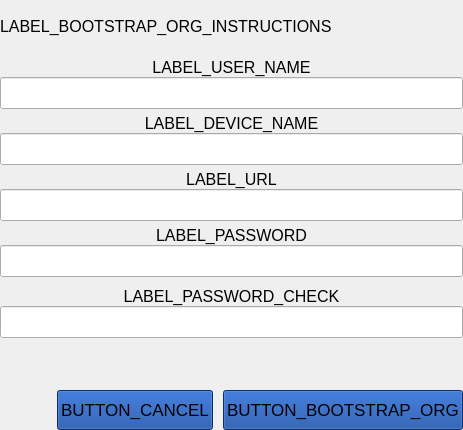
<?xml version="1.0" encoding="UTF-8"?>
<ui version="4.0">
 <class>BootstrapOrganizationWidget</class>
 <widget class="QWidget" name="BootstrapOrganizationWidget">
  <property name="geometry">
   <rect>
    <x>0</x>
    <y>0</y>
    <width>463</width>
    <height>430</height>
   </rect>
  </property>
  <property name="windowTitle">
   <string>Form</string>
  </property>
  <property name="styleSheet">
   <string notr="true">#button_bootstrap,
#button_cancel
{
background-color: rgb(12, 65, 156);
height: 32px;
}

#button_bootstrap:pressed,
#button_cancel:pressed
{
background-color: rgb(32, 85, 176);
}

#button_bootstrap:disabled,
#button_cancel:disabled
{
background-color: rgb(112, 112, 112);
color: rgb(255, 255, 255);
}</string>
  </property>
  <layout class="QVBoxLayout" name="verticalLayout_4">
   <property name="leftMargin">
    <number>0</number>
   </property>
   <property name="topMargin">
    <number>0</number>
   </property>
   <property name="rightMargin">
    <number>0</number>
   </property>
   <property name="bottomMargin">
    <number>0</number>
   </property>
   <item>
    <widget class="QLabel" name="label_9">
     <property name="sizePolicy">
      <sizepolicy hsizetype="Preferred" vsizetype="Minimum">
       <horstretch>0</horstretch>
       <verstretch>0</verstretch>
      </sizepolicy>
     </property>
     <property name="font">
      <font>
       <pointsize>12</pointsize>
      </font>
     </property>
     <property name="text">
      <string>LABEL_BOOTSTRAP_ORG_INSTRUCTIONS</string>
     </property>
     <property name="scaledContents">
      <bool>false</bool>
     </property>
     <property name="alignment">
      <set>Qt::AlignJustify|Qt::AlignVCenter</set>
     </property>
     <property name="wordWrap">
      <bool>true</bool>
     </property>
     <property name="margin">
      <number>10</number>
     </property>
    </widget>
   </item>
   <item>
    <widget class="QWidget" name="widget" native="true">
     <property name="sizePolicy">
      <sizepolicy hsizetype="Expanding" vsizetype="Preferred">
       <horstretch>0</horstretch>
       <verstretch>0</verstretch>
      </sizepolicy>
     </property>
     <property name="minimumSize">
      <size>
       <width>0</width>
       <height>0</height>
      </size>
     </property>
     <layout class="QVBoxLayout" name="verticalLayout_6">
      <property name="spacing">
       <number>0</number>
      </property>
      <property name="leftMargin">
       <number>0</number>
      </property>
      <property name="topMargin">
       <number>0</number>
      </property>
      <property name="rightMargin">
       <number>0</number>
      </property>
      <property name="bottomMargin">
       <number>0</number>
      </property>
      <item>
       <widget class="QWidget" name="widget_2" native="true">
        <layout class="QVBoxLayout" name="verticalLayout">
         <property name="spacing">
          <number>5</number>
         </property>
         <property name="leftMargin">
          <number>0</number>
         </property>
         <property name="topMargin">
          <number>0</number>
         </property>
         <property name="rightMargin">
          <number>0</number>
         </property>
         <property name="bottomMargin">
          <number>0</number>
         </property>
         <item>
          <layout class="QVBoxLayout" name="verticalLayout_5">
           <property name="spacing">
            <number>0</number>
           </property>
           <item>
            <widget class="QLabel" name="label">
             <property name="font">
              <font>
               <pointsize>12</pointsize>
              </font>
             </property>
             <property name="text">
              <string>LABEL_USER_NAME</string>
             </property>
             <property name="alignment">
              <set>Qt::AlignCenter</set>
             </property>
            </widget>
           </item>
           <item>
            <widget class="QLineEdit" name="line_edit_login">
             <property name="minimumSize">
              <size>
               <width>0</width>
               <height>32</height>
              </size>
             </property>
             <property name="font">
              <font>
               <pointsize>12</pointsize>
              </font>
             </property>
            </widget>
           </item>
          </layout>
         </item>
         <item>
          <layout class="QVBoxLayout" name="verticalLayout_7">
           <property name="spacing">
            <number>0</number>
           </property>
           <item>
            <widget class="QLabel" name="label_7">
             <property name="font">
              <font>
               <pointsize>12</pointsize>
              </font>
             </property>
             <property name="text">
              <string>LABEL_DEVICE_NAME</string>
             </property>
             <property name="alignment">
              <set>Qt::AlignCenter</set>
             </property>
            </widget>
           </item>
           <item>
            <widget class="QLineEdit" name="line_edit_device">
             <property name="minimumSize">
              <size>
               <width>0</width>
               <height>32</height>
              </size>
             </property>
             <property name="font">
              <font>
               <pointsize>12</pointsize>
              </font>
             </property>
            </widget>
           </item>
          </layout>
         </item>
         <item>
          <layout class="QVBoxLayout" name="verticalLayout_9">
           <property name="spacing">
            <number>0</number>
           </property>
           <item>
            <widget class="QLabel" name="label_10">
             <property name="font">
              <font>
               <pointsize>12</pointsize>
              </font>
             </property>
             <property name="text">
              <string>LABEL_URL</string>
             </property>
             <property name="alignment">
              <set>Qt::AlignCenter</set>
             </property>
            </widget>
           </item>
           <item>
            <widget class="QLineEdit" name="line_edit_url">
             <property name="minimumSize">
              <size>
               <width>0</width>
               <height>32</height>
              </size>
             </property>
             <property name="font">
              <font>
               <pointsize>12</pointsize>
              </font>
             </property>
            </widget>
           </item>
          </layout>
         </item>
         <item>
          <widget class="QWidget" name="widget_password" native="true">
           <layout class="QVBoxLayout" name="verticalLayout_2">
            <property name="spacing">
             <number>10</number>
            </property>
            <property name="leftMargin">
             <number>0</number>
            </property>
            <property name="topMargin">
             <number>0</number>
            </property>
            <property name="rightMargin">
             <number>0</number>
            </property>
            <property name="bottomMargin">
             <number>0</number>
            </property>
            <item>
             <layout class="QVBoxLayout" name="verticalLayout_10">
              <property name="spacing">
               <number>0</number>
              </property>
              <item>
               <widget class="QLabel" name="label_2">
                <property name="font">
                 <font>
                  <pointsize>12</pointsize>
                 </font>
                </property>
                <property name="text">
                 <string>LABEL_PASSWORD</string>
                </property>
                <property name="alignment">
                 <set>Qt::AlignCenter</set>
                </property>
               </widget>
              </item>
              <item>
               <widget class="QLineEdit" name="line_edit_password">
                <property name="minimumSize">
                 <size>
                  <width>0</width>
                  <height>32</height>
                 </size>
                </property>
                <property name="font">
                 <font>
                  <pointsize>12</pointsize>
                 </font>
                </property>
                <property name="text">
                 <string/>
                </property>
                <property name="echoMode">
                 <enum>QLineEdit::Password</enum>
                </property>
               </widget>
              </item>
             </layout>
            </item>
            <item>
             <layout class="QVBoxLayout" name="verticalLayout_11">
              <property name="spacing">
               <number>0</number>
              </property>
              <item>
               <widget class="QLabel" name="label_6">
                <property name="font">
                 <font>
                  <pointsize>12</pointsize>
                 </font>
                </property>
                <property name="text">
                 <string>LABEL_PASSWORD_CHECK</string>
                </property>
                <property name="alignment">
                 <set>Qt::AlignCenter</set>
                </property>
               </widget>
              </item>
              <item>
               <widget class="QLineEdit" name="line_edit_password_check">
                <property name="minimumSize">
                 <size>
                  <width>0</width>
                  <height>32</height>
                 </size>
                </property>
                <property name="font">
                 <font>
                  <pointsize>12</pointsize>
                 </font>
                </property>
                <property name="echoMode">
                 <enum>QLineEdit::Password</enum>
                </property>
               </widget>
              </item>
             </layout>
            </item>
            <item>
             <layout class="QHBoxLayout" name="horizontalLayout">
              <item>
               <widget class="QLabel" name="label_password_strength">
                <property name="minimumSize">
                 <size>
                  <width>0</width>
                  <height>32</height>
                 </size>
                </property>
                <property name="font">
                 <font>
                  <pointsize>12</pointsize>
                  <weight>75</weight>
                  <bold>true</bold>
                 </font>
                </property>
                <property name="lineWidth">
                 <number>0</number>
                </property>
                <property name="text">
                 <string/>
                </property>
                <property name="alignment">
                 <set>Qt::AlignCenter</set>
                </property>
               </widget>
              </item>
             </layout>
            </item>
           </layout>
          </widget>
         </item>
         <item>
          <layout class="QHBoxLayout" name="horizontalLayout_3">
           <property name="spacing">
            <number>10</number>
           </property>
           <property name="topMargin">
            <number>5</number>
           </property>
           <item>
            <spacer name="horizontalSpacer">
             <property name="orientation">
              <enum>Qt::Horizontal</enum>
             </property>
             <property name="sizeHint" stdset="0">
              <size>
               <width>40</width>
               <height>20</height>
              </size>
             </property>
            </spacer>
           </item>
           <item>
            <widget class="PointingHandButton" name="button_cancel">
             <property name="font">
              <font>
               <pointsize>13</pointsize>
              </font>
             </property>
             <property name="text">
              <string>BUTTON_CANCEL</string>
             </property>
            </widget>
           </item>
           <item>
            <widget class="PointingHandButton" name="button_bootstrap">
             <property name="font">
              <font>
               <pointsize>13</pointsize>
              </font>
             </property>
             <property name="layoutDirection">
              <enum>Qt::RightToLeft</enum>
             </property>
             <property name="text">
              <string>BUTTON_BOOTSTRAP_ORG</string>
             </property>
             <property name="iconSize">
              <size>
               <width>16</width>
               <height>16</height>
              </size>
             </property>
             <property name="flat">
              <bool>false</bool>
             </property>
            </widget>
           </item>
          </layout>
         </item>
        </layout>
       </widget>
      </item>
     </layout>
    </widget>
   </item>
  </layout>
 </widget>
 <customwidgets>
  <customwidget>
   <class>PointingHandButton</class>
   <extends>QPushButton</extends>
   <header>parsec.core.gui.custom_widgets</header>
  </customwidget>
 </customwidgets>
 <resources/>
 <connections/>
</ui>
